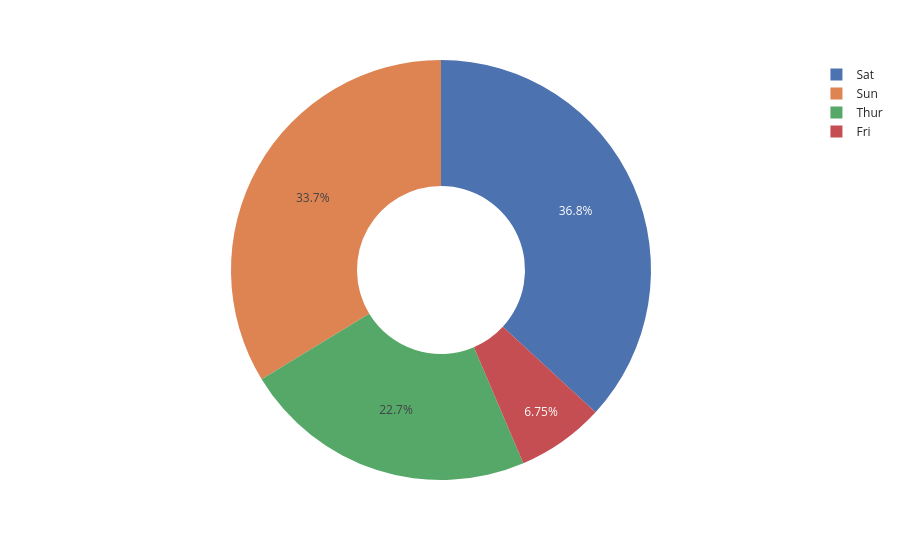

The cell this chart's notebook holds for it:
### Code cell
fig = px.pie(df, names = 'day', values = 'total_bill', hole = 0.4, template = 'seaborn')
fig

### Figure 1 — Plotly figure (JSON) as saved in the notebook; plotly's stock layout.template omitted (floating-point values rounded to 4 significant figures; data arrays with more than 128 entries replaced by an {"elided": "..."} marker saying what was removed)
{"data": [{"domain": {"x": [0, 1], "y": [0, 1]}, "hole": 0.4, "hovertemplate": "day=%{label}<br>total_bill=%{value}<extra></extra>", "labels": {"elided": "244 str values"}, "legendgroup": "", "name": "", "showlegend": true, "type": "pie", "values": {"elided": "244 float values"}}], "layout": {"legend": {"tracegroupgap": 0}, "margin": {"t": 60}}}
